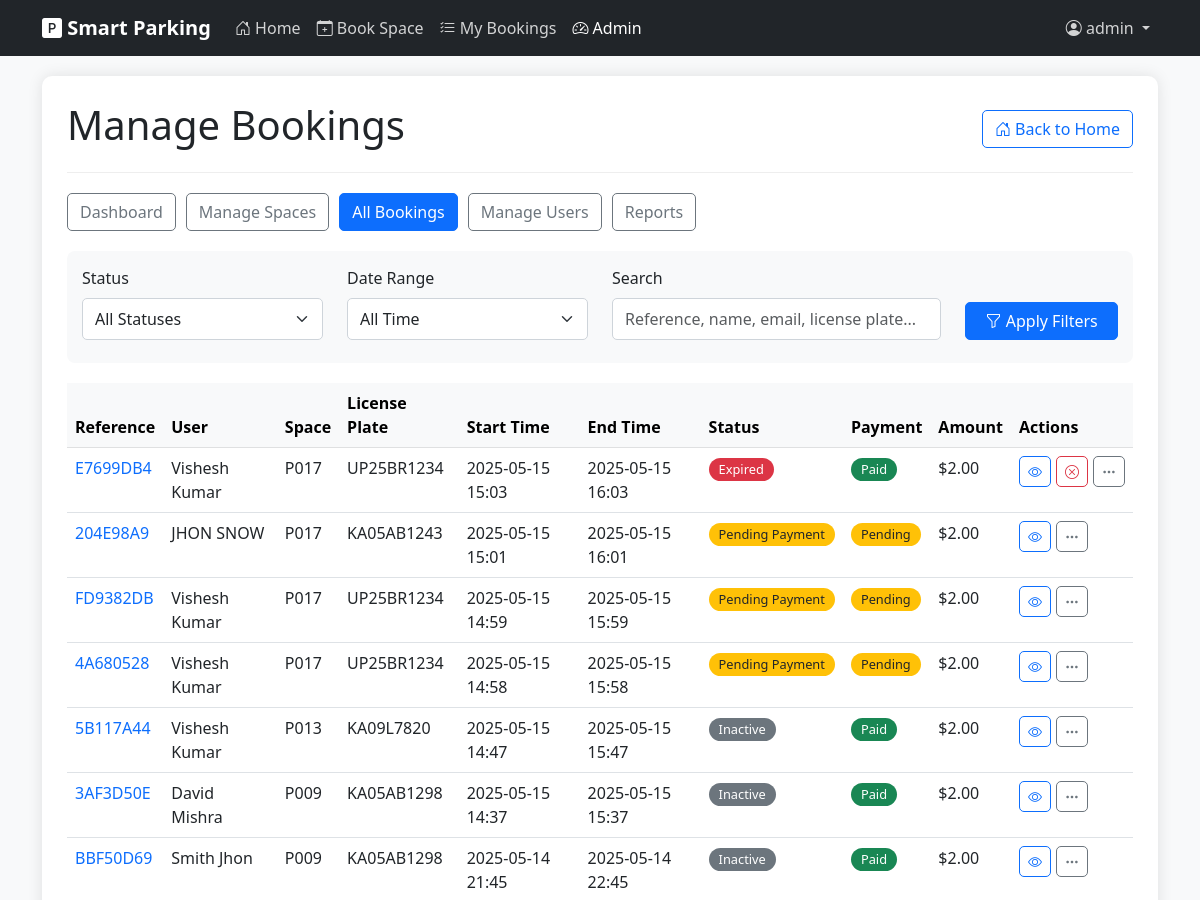
/admin/bookings (signed in, upper part), run on an earlier commit of the app's database.
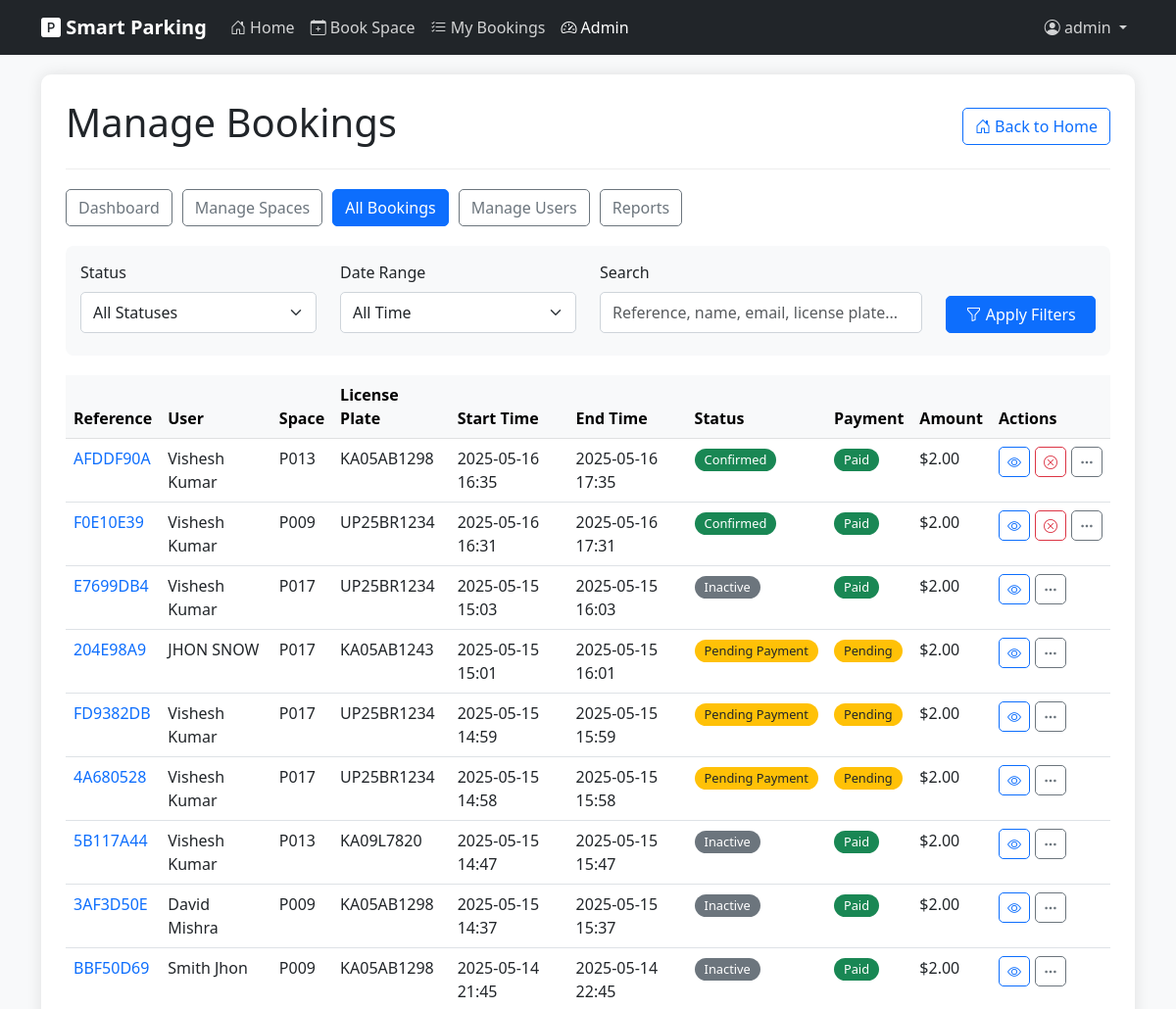
And on a later commit of the database.
### models.py (models this page shows, shortened)
class Booking(db.Model):
    id = db.Column(db.Integer, primary_key=True)
    booking_reference = db.Column(db.String(10), unique=True, nullable=False)
    user_id = db.Column(db.Integer, db.ForeignKey('user.id'), nullable=True)  # Can be null for guest bookings
    user_name = db.Column(db.String(100), nullable=False)
    user_email = db.Column(db.String(100), nullable=False)
    vehicle_id = db.Column(db.Integer, db.ForeignKey('vehicle.id'), nullable=True)
    license_plate = db.Column(db.String(20), nullable=False)
    start_time = db.Column(db.DateTime, nullable=False, default=datetime.utcnow)
    end_time = db.Column(db.DateTime, nullable=False)
    is_active = db.Column(db.Boolean, default=True)
    created_at = db.Column(db.DateTime, nullable=False, default=datetime.utcnow)
    parking_space_id = db.Column(db.Integer, db.ForeignKey('parking_space.id'), nullable=False)
    total_price = db.Column(db.Float, nullable=False)
    payment_status = db.Column(db.String(20), default='Pending')  # 'Pending', 'Paid', 'Refunded'
    check_in_time = db.Column(db.DateTime, nullable=True)
    check_out_time = db.Column(db.DateTime, nullable=True)
    selection_method = db.Column(db.String(20), default='Manual')  # 'Auto' or 'Manual'

class ParkingSpace(db.Model):
    id = db.Column(db.Integer, primary_key=True)
    position_x = db.Column(db.Integer, nullable=False)
    position_y = db.Column(db.Integer, nullable=False)
    space_id = db.Column(db.String(10), unique=True, nullable=False)
    zone = db.Column(db.String(20), default='General')  # e.g., 'VIP', 'Disabled', 'General'
    hourly_rate = db.Column(db.Float, default=150.00)  # Default hourly rate in INR (equivalent to ~$2.00)
    is_active = db.Column(db.Boolean, default=True)
    bookings = db.relationship('Booking', backref='parking_space', lazy=True)

### app.py (the view)
@app.route('/admin/bookings')
def admin_bookings():
    if not session.get('is_admin', False):
        flash('You do not have permission to access this page', 'danger')
        return redirect(url_for('index'))
    bookings = Booking.query.order_by(Booking.created_at.desc()).all()
    return render_template('admin/bookings.html', bookings=bookings)

### app.py (called while the page is built)
@app.context_processor
def inject_view_functions():
    return dict(view_functions=app.view_functions)

### templates/admin/bookings.html (shortened to what the changed rows need)
{% extends "layout.html" %}
{% block content %}
<div class="admin-container">
    <div class="admin-header d-flex justify-content-between align-items-center">
        <h1>Manage Bookings</h1>
    </div>
    <div class="table-responsive">
        <table class="table table-hover" id="bookingsTable">
            <thead class="table-light">
                <tr>
                    <th>Reference</th>
                    <th>User</th>
                    <th>Space</th>
                    <th>License Plate</th>
                    <th>Start Time</th>
                    <th>End Time</th>
                    <th>Status</th>
                    <th>Payment</th>
                    <th>Amount</th>
                    <th>Actions</th>
                </tr>
            </thead>
            <tbody>
                {% for booking in bookings %}
                    <tr class="booking-row"
                        data-status="{{ 'active' if booking.is_active else 'inactive' }}"
                        data-payment="{{ booking.payment_status.lower() }}">
                        <td>
                            <a href="{{ url_for('booking_details', reference=booking.booking_reference) }}" class="text-decoration-none">
                                {{ booking.booking_reference }}
                            </a>
                        </td>
                        <td>{{ booking.user_name }}</td>
                        <td>{{ booking.parking_space.space_id }}</td>
                        <td>{{ booking.license_plate }}</td>
                        <td>{{ booking.start_time.strftime('%Y-%m-%d %H:%M') }}</td>
                        <td>{{ booking.end_time.strftime('%Y-%m-%d %H:%M') }}</td>
                        <td>
                            {% if booking.payment_status == 'Paid' and booking.is_active %}
                                {% if booking.end_time < now() %}
                                    <span class="badge bg-danger status-badge">Expired</span>
                                {% else %}
                                    <span class="badge bg-success status-badge">Confirmed</span>
                                {% endif %}
                            {% elif booking.payment_status == 'Pending' %}
                                <span class="badge bg-warning text-dark status-badge">Pending Payment</span>
                            {% else %}
                                <span class="badge bg-secondary status-badge">Inactive</span>
                            {% endif %}
                        </td>
                        <td>
                            {% if booking.payment_status == 'Paid' %}
                                <span class="badge bg-success status-badge">Paid</span>
                            {% elif booking.payment_status == 'Pending' %}
                                <span class="badge bg-warning text-dark status-badge">Pending</span>
                            {% elif booking.payment_status == 'Refunded' %}
                                <span class="badge bg-info status-badge">Refunded</span>
                            {% endif %}
                        </td>
                        <td>${{ "%.2f"|format(booking.total_price) }}</td>
                        <td>
                            <div class="booking-actions">
                                <a href="{{ url_for('booking_details', reference=booking.booking_reference) }}" class="btn btn-sm btn-outline-primary" title="View Details">
                                    <i class="bi bi-eye"></i>
                                </a>
                                {% if booking.is_active %}
                                    <form method="POST" action="{{ url_for('cancel_booking', booking_id=booking.id) }}" onsubmit="return confirm('Are you sure you want to cancel this booking?');" class="d-inline">
                                        <button type="submit" class="btn btn-sm btn-outline-danger" title="Cancel Booking">
                                            <i class="bi bi-x-circle"></i>
                                        </button>
                                    </form>
                                {% endif %}
                                <button type="button" class="btn btn-sm btn-outline-secondary" data-bs-toggle="modal" data-bs-target="#bookingModal{{ booking.id }}" title="More Options">
                                    <i class="bi bi-three-dots"></i>
                                </button>
                            </div>
                        </td>
                    </tr>
                {% endfor %}
            </tbody>
        </table>
    </div>
</div>
{% endblock %}

What changed in the data, as far as the page shows it:
added Booking: booking_reference "AFDDF90A", user_name "Vishesh Kumar", parking_space.space_id "P013", license_plate "KA05AB1298", start_time "2025-05-16 16:35", end_time "2025-05-16 17:35", payment_status "Confirmed", total_price "2.00"
added Booking: booking_reference "F0E10E39", user_name "Vishesh Kumar", parking_space.space_id "P009", license_plate "UP25BR1234", start_time "2025-05-16 16:31", end_time "2025-05-16 17:31", payment_status "Confirmed", total_price "2.00"
changed Booking "E7699DB4": is_active "Expired" → "Inactive"
